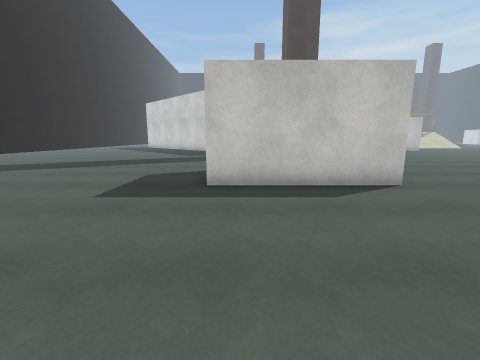
View 1 (above)

18 first-person views from a walk through a scene from a Unity 3-D project. The camera is 1.2 m above the floor, tilts 10° down and sees 90° across. The floor is counted in squares, 1 m on a side. Each view is taken from the middle of a square. On the plan, view 1 faces up. The plan holds only what a view shows up to about 12 squares ahead; the rest is blank. The place goes on beyond the plan. The player is left out. Surface patterns are stand-ins for the level's own textures.

View 2
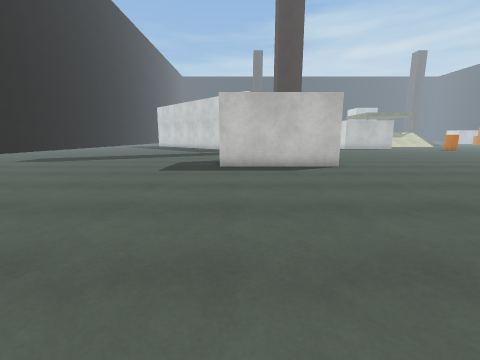

View 3
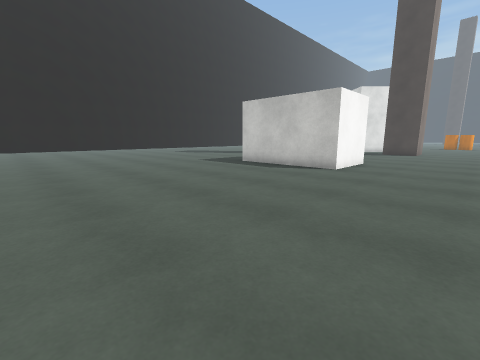

View 4
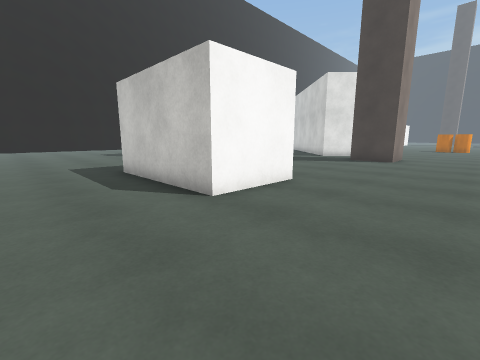

View 5
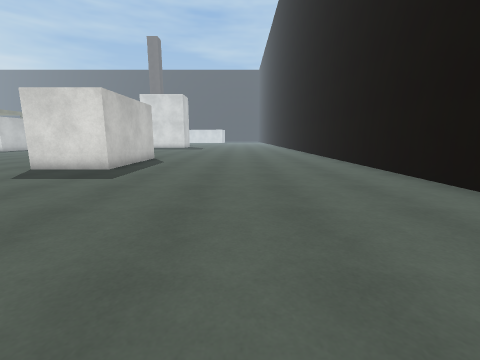

View 6
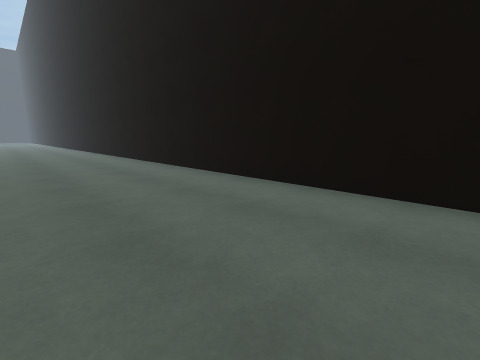

View 7
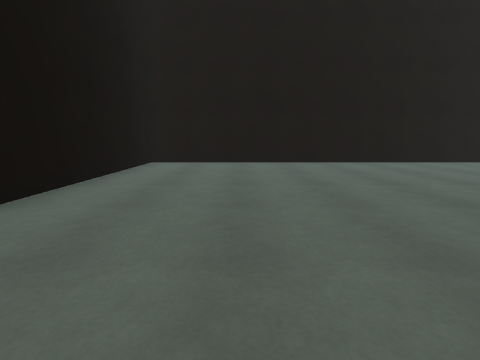

View 8
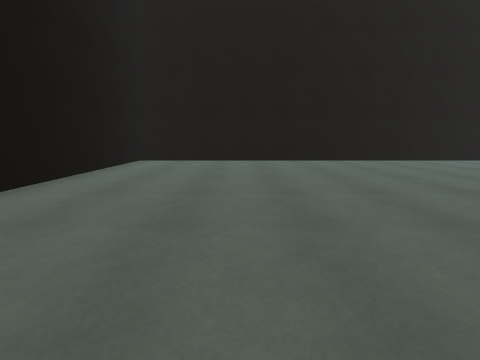

View 9
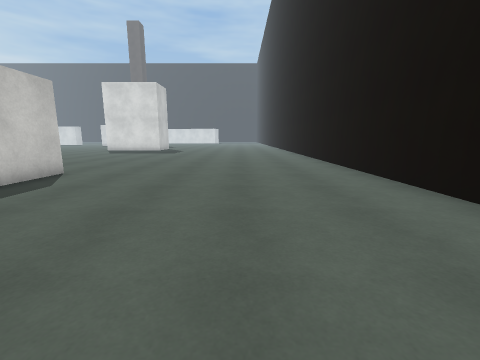

View 10
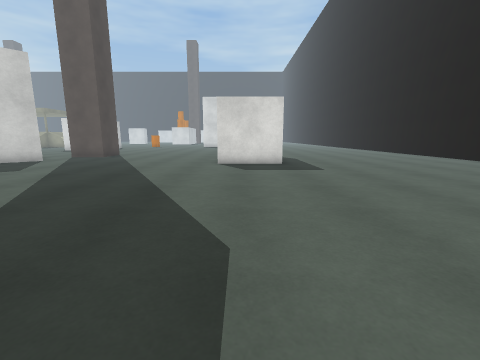

View 11
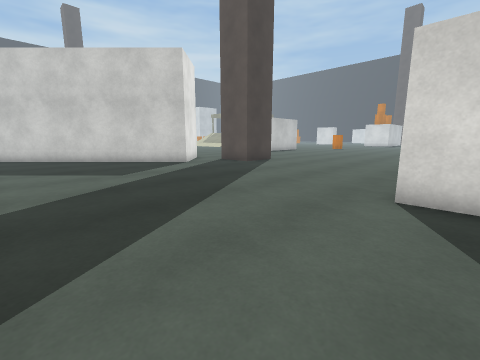

View 12
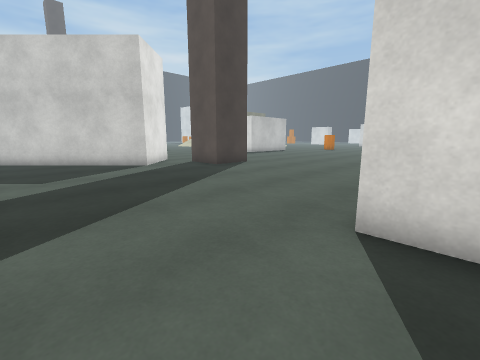

View 13
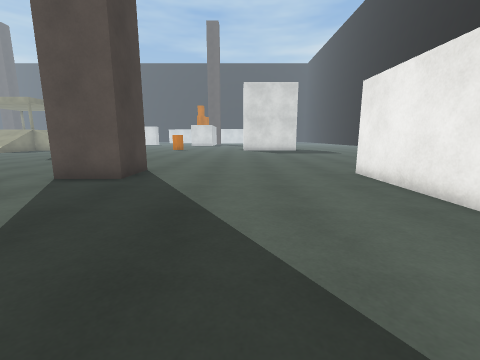

View 14
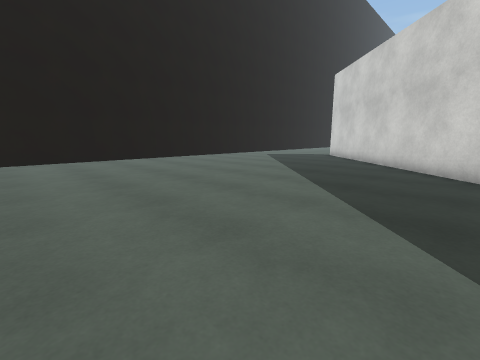

View 15
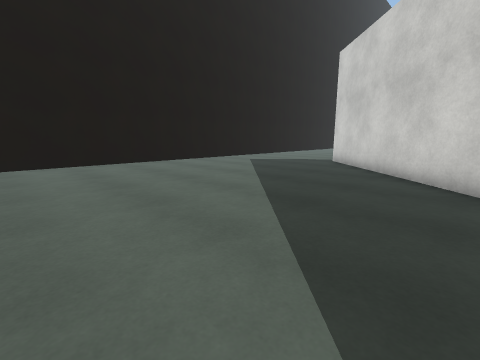

View 16
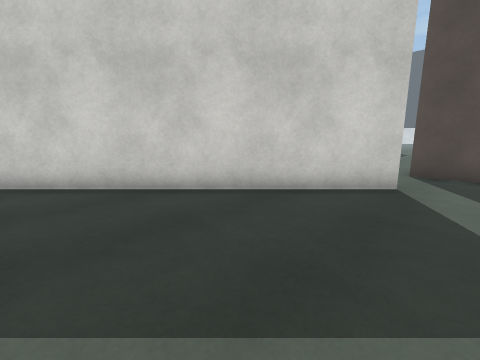

View 17
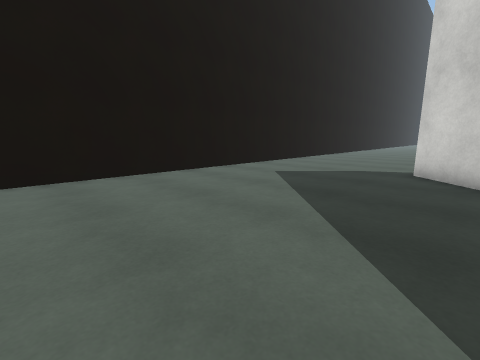

View 18
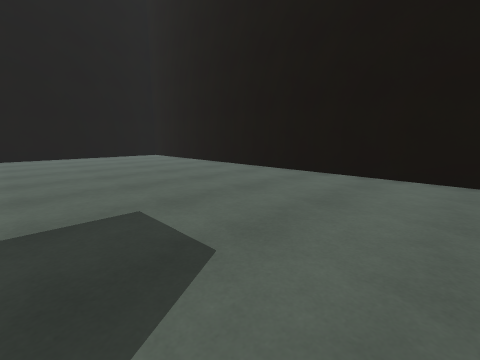

### Floor plan
Points are (right, up) in squares from view 1. A wall is a line through its corners. A room is listed if a view was taken in it or the views show most of it. See-through windows are left out.
Room 1 (views 1, 2, 3, 4, 5, 6, 7, 8, 9, 10, 11, 12, 13, 14, 15, 16, 17, 18)
walls: (-0.2, 9) (4.2, 9) (4.2, 6) (-0.8, 6) (-0.8, 9.1); (1.8, 19.5) (0.6, 18.3) (-11.5, 30.3); (-17.9, 12.1) (-17.9, -4.4) (8.2, -4.4); (5, 17.4) (5, 16.5) (3, 16.5) (3, 18.5); (-17.9, 30.5) (-17.9, 14)
ways out: opening at (2, 18); opening at (7, 18)

Positions as (right, up) in squares from view 1, and headings:
1: (0, 0), facing up
2: (0, -4), facing up
3: (8, -3), facing up-left
4: (8, 3), facing up-left
5: (-10, 1), facing right
6: (-13, 1), facing down-right
7: (-6, 0), facing left
8: (-5, 1), facing left
9: (-4, 0), facing right
10: (-12, 8), facing right
11: (-6, 8), facing up-right
12: (-4, 8), facing up-right
13: (-4, 13), facing right
14: (-4, 14), facing up-left
15: (-6, 18), facing up-left
16: (-6, 17), facing up-right
17: (-10, 21), facing up-left
18: (-10, 12), facing down-left
